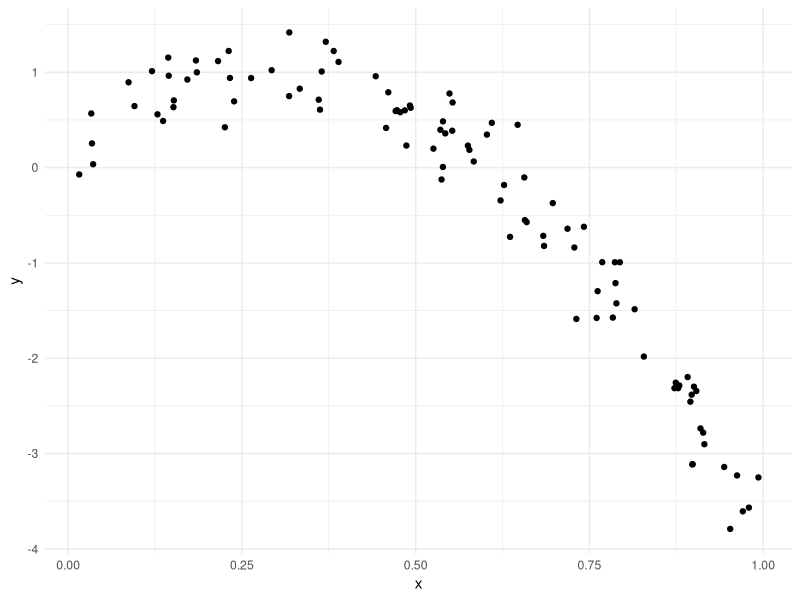
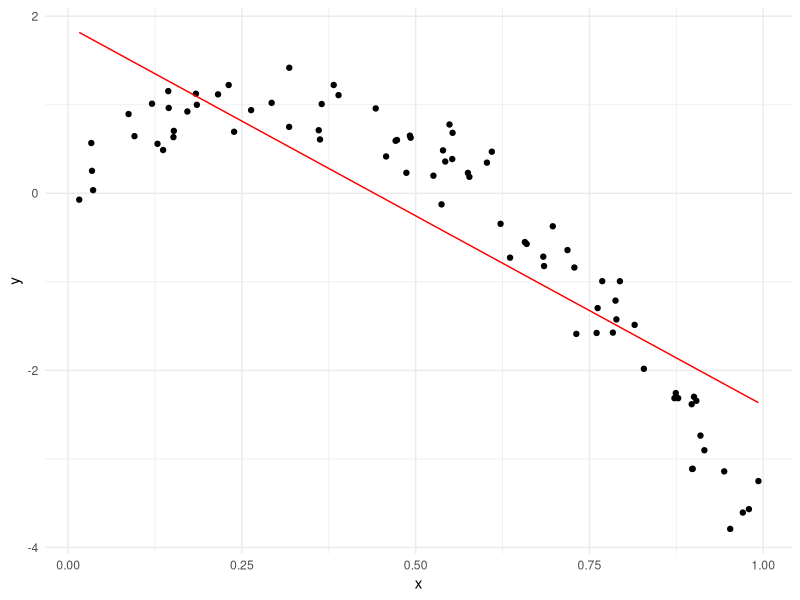
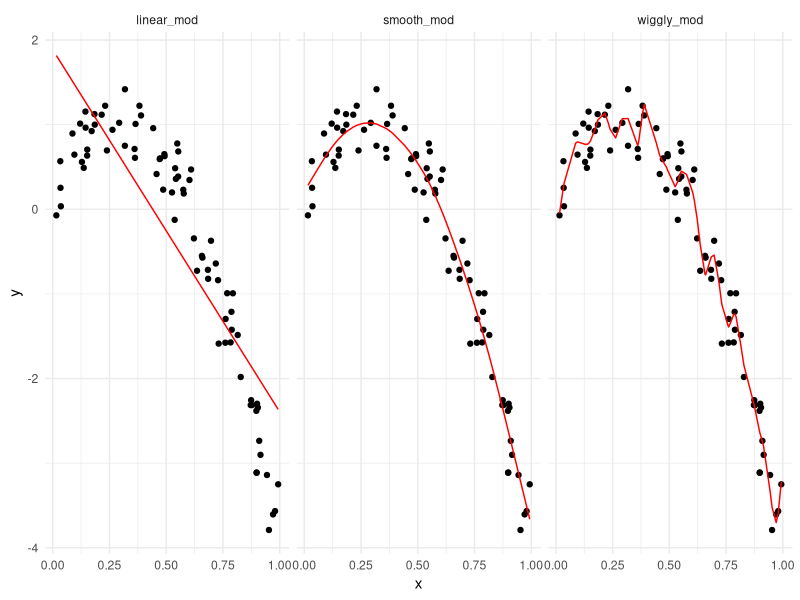
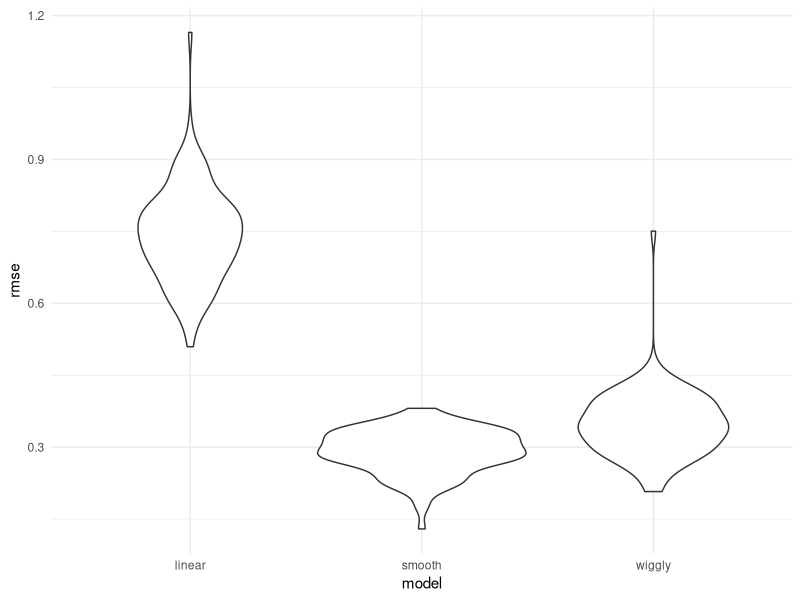

These figures' R source, in order:
## ---- chunk 1
library(tidyverse)
library(modelr)
library(mgcv)

knitr::opts_chunk$set(
  fig.width = 6,
  fig.asp = .6, 
  out.width = '90%'
)

theme_set(theme_minimal() + theme(legend.position = 'bottom'))  #apply this theme setting everywhere in this document

options(
  ggplot2.continuous.color = 'viridis',
  ggplot2.continuous.fill = 'viridis'
)

scale_color_discrete = scale_color_viridis_d
scale_fill_discrete = scale_fill_viridis_d
## ---- chunk 2
nonlin_df = 
  tibble(
    id = 1:100,
    x = runif(100, 0, 1),
    y = 1 - 10 * (x - .3) ^ 2 + rnorm(100, 0, .3)
  )
## ---- chunk 3
nonlin_df %>% 
  ggplot(aes(x =x, y = y)) +
  geom_point()
## ---- chunk 4
train_df = sample_n(nonlin_df, size = 80)
test_df = anti_join(nonlin_df, train_df, by = 'id')
## ---- chunk 5
linear_mod = lm( y~x, data = train_df)
smooth_mod = gam(y~s(x), data = train_df)
wiggly_mod = gam(y~s(x, k = 30), sp = 10e-6, data = train_df)
## ---- chunk 6
train_df %>% 
  add_predictions(linear_mod) %>% 
  ggplot(aes(x = x, y = y)) + 
  geom_point() + 
  geom_line(aes(y = pred), color= 'red')
## ---- chunk 7
train_df %>% 
  gather_predictions(linear_mod, smooth_mod, wiggly_mod) %>% 
  ggplot(aes(x = x, y = y)) + 
  geom_point() + 
  geom_line(aes(y = pred), color= 'red')+
  facet_grid(.~model)
## ---- chunk 8
rmse(linear_mod, test_df)
rmse(wiggly_mod, test_df)
rmse(smooth_mod, test_df)
## ---- chunk 9
cv_df = 
  crossv_mc(nonlin_df, 100)
## ---- chunk 10
cv_df %>% pull(train) %>% .[[1]] %>% as_tibble()
cv_df %>% pull(test) %>% .[[1]] %>% as_tibble()
## ---- chunk 11
cv_df = 
  cv_df %>% 
  mutate(
    train = map(train, as_tibble),
    test = map(test,as_tibble)
  )
## ---- chunk 12
cv_df = 
  cv_df %>% 
    mutate(
      linear_mod = map(.x = train, ~lm(y~x, data = .x)),
      smooth_mod = map(.x = train, ~gam(y~s(x), data = .x)),
      wiggly_mod = map(.x = train, ~gam(y~s(x, k = 30), sp = 10e-6, data = .x))
    ) %>% 
    mutate(
      rmse_linear = map2_dbl(.x = linear_mod, .y = test, ~rmse(model = .x, data = .y)),
      rmse_smooth = map2_dbl(.x = smooth_mod, .y = test, ~rmse(model = .x, data = .y)),
      rmse_wiggly = map2_dbl(.x = wiggly_mod, .y = test, ~rmse(model = .x, data = .y))
      )
## ---- chunk 13
cv_df %>% 
  select(starts_with('rmse')) %>% 
  pivot_longer(
    everything(),
    names_to = 'model', 
    values_to = 'rmse',
    names_prefix = 'rmse_'
  ) %>% 
  ggplot(aes(x = model, y = rmse)) +
  geom_violin()
## ---- chunk 14
cv_df %>% 
  select(starts_with('rmse')) %>% 
  pivot_longer(
    everything(),
    names_to = 'model', 
    values_to = 'rmse',
    names_prefix = 'rmse_'
  ) %>% 
  group_by(model) %>% 
  summarise(avg_rmse = mean(rmse))
